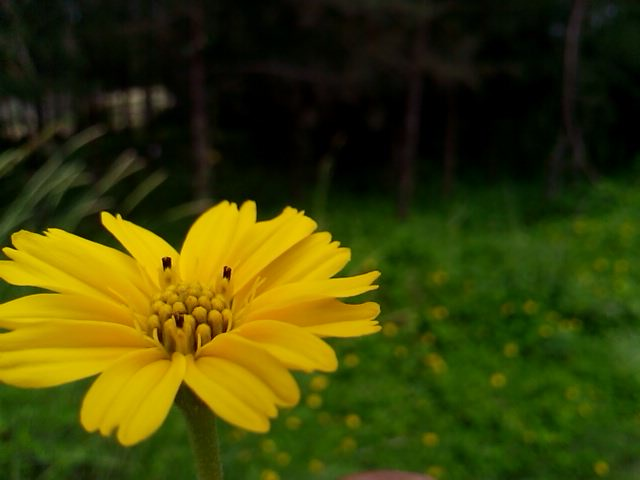
#> input picture adaptive_modules/mertens/ExposureFusion/image_set/jpeg/flower.jpeg, 640 x 480 px
$ python mertens_candidate_v2_backup.py --under ExposureFusion/image_set/jpeg/flower.jpeg --normal ExposureFusion/image_set/jpeg/flower.jpeg --over ExposureFusion/image_set/jpeg/flower.jpeg --output out.png   (older library calls are emulated)
#> lines starting #> are read from the running program, lines starting #| are printed output that depends on the picture
#!/usr/bin/env python3

"""
MERTENS CANDIDATE V2
====================

Clean experimental implementation for the adaptive FreeMEF system.

Uses the cloned Mertens repository's core concepts:

    contrast
    saturation
    well-exposedness

Then performs stable modern multi-resolution Laplacian blending.

IMPORTANT:
    - Does NOT modify the original cloned repository.
    - Does NOT modify V3.3.
    - Uses the same three exposures:
        Under / Normal / Over
"""

import os
import sys
import cv2
import numpy as np


EPS = 1e-8

PROJECT_ROOT = os.path.abspath(
    os.path.join(
        os.path.dirname(__file__),
        "..",
        ".."
    )
)

CLONED_REPO = os.path.join(
    PROJECT_ROOT,
    "adaptive_modules",
    "mertens",
    "ExposureFusion"
)


# ============================================================
# IMAGE I/O
# ============================================================

def read_image(path):

    image = cv2.imread(
        path,
        cv2.IMREAD_COLOR
    )

    if image is None:
        raise FileNotFoundError(
            f"Could not read image:\n{path}"
        )

    return image.astype(
        np.float32
    ) / 255.0


def save_image(path, image):

    image = np.nan_to_num(
        image,
        nan=0.0,
        posinf=1.0,
        neginf=0.0
    )

    image = np.clip(
        image,
        0.0,
        1.0
    )

    output = (
        image * 255.0
    ).astype(
        np.uint8
    )

    os.makedirs(
        os.path.dirname(path),
        exist_ok=True
    )

    ok = cv2.imwrite(
        path,
        output,
        [
            cv2.IMWRITE_JPEG_QUALITY,
            100
        ]
    )

    if not ok:
        raise RuntimeError(
            f"Could not save:\n{path}"
        )


# ============================================================
# LUMINANCE
# ============================================================

def luminance(image):

    return (
        0.0722 * image[:, :, 0]
        +
        0.7152 * image[:, :, 1]
        +
        0.2126 * image[:, :, 2]
    ).astype(
        np.float32
    )


# ============================================================
# MERTENS CONTRAST
# ============================================================

def contrast_weight(image):

    gray = (
        luminance(image) * 255.0
    ).astype(
        np.uint8
    )

    lap = cv2.Laplacian(
        gray,
        cv2.CV_32F,
        ksize=3
    )

    weight = np.abs(
        lap
    )

    weight = cv2.GaussianBlur(
        weight,
        (0, 0),
        1.0
    )

    maximum = np.max(
        weight
    )

    if maximum > EPS:

        weight /= maximum

    return np.maximum(
        weight,
        EPS
    )


# ============================================================
# MERTENS SATURATION
# ============================================================

def saturation_weight(image):

    mean = np.mean(
        image,
        axis=2
    )

    saturation = np.sqrt(
        np.mean(
            (
                image
                -
                mean[:, :, None]
            ) ** 2,
            axis=2
        )
    )

    maximum = np.max(
        saturation
    )

    if maximum > EPS:

        saturation /= maximum

    return np.maximum(
        saturation,
        EPS
    )


# ============================================================
# MERTENS WELL-EXPOSEDNESS
# ============================================================

def exposedness_weight(image):

    sigma = 0.20

    red = image[:, :, 2]
    green = image[:, :, 1]
    blue = image[:, :, 0]

    red_exp = np.exp(
        -(
            (red - 0.5) ** 2
        )
        /
        (
            2.0 * sigma ** 2
        )
    )

    green_exp = np.exp(
        -(
            (green - 0.5) ** 2
        )
        /
        (
            2.0 * sigma ** 2
        )
    )

    blue_exp = np.exp(
        -(
            (blue - 0.5) ** 2
        )
        /
        (
            2.0 * sigma ** 2
        )
    )

    return np.maximum(
        red_exp *
        green_exp *
        blue_exp,
        EPS
    )


# ============================================================
# BUILD MERTENS WEIGHTS
# ============================================================

def build_weights(
    under,
    normal,
    over,
    wc=1.0,
    ws=1.0,
    we=1.0
):

    images = [
        under,
        normal,
        over
    ]

    weights = []

    for image in images:

        contrast = contrast_weight(
            image
        )

        saturation = saturation_weight(
            image
        )

        exposedness = exposedness_weight(
            image
        )

        weight = (
            contrast ** wc
            *
            saturation ** ws
            *
            exposedness ** we
        )

        weights.append(
            weight.astype(
                np.float32
            )
        )

    total = (
        weights[0]
        +
        weights[1]
        +
        weights[2]
        +
        EPS
    )

    weights = [
        weights[0] / total,
        weights[1] / total,
        weights[2] / total
    ]

    return weights


# ============================================================
# PYRAMID HELPERS
# ============================================================

def gaussian_pyramid(
    image,
    levels
):

    pyramid = [
        image.astype(
            np.float32
        )
    ]

    current = pyramid[0]

    for _ in range(
        1,
        levels
    ):

        current = cv2.pyrDown(
            current
        )

        pyramid.append(
            current
        )

    return pyramid


def laplacian_pyramid(
    image,
    levels
):

    gaussian = gaussian_pyramid(
        image,
        levels
    )

    pyramid = []

    for i in range(
        levels - 1
    ):

        expanded = cv2.pyrUp(
            gaussian[i + 1],
            dstsize=(
                gaussian[i].shape[1],
                gaussian[i].shape[0]
            )
        )

        lap = (
            gaussian[i]
            -
            expanded
        )

        pyramid.append(
            lap
        )

    pyramid.append(
        gaussian[-1]
    )

    return pyramid


# ============================================================
# MULTI-RESOLUTION FUSION
# ============================================================

def pyramid_fusion(
    images,
    weights,
    levels=6
):

    laplacians = [
        laplacian_pyramid(
            image,
            levels
        )
        for image in images
    ]

    weight_pyramids = [
        gaussian_pyramid(
            weight,
            levels
        )
        for weight in weights
    ]

    fused_levels = []

    for level in range(
        levels
    ):

        fused = np.zeros_like(
            laplacians[0][level],
            dtype=np.float32
        )

        for image_index in range(3):

            weight = (
                weight_pyramids[
                    image_index
                ][level]
            )

            fused += (
                laplacians[
                    image_index
                ][level]
                *
                weight[:, :, None]
            )

        fused_levels.append(
            fused
        )

    result = fused_levels[-1]

    for level in range(
        levels - 2,
        -1,
        -1
    ):

        result = cv2.pyrUp(
            result,
            dstsize=(
                fused_levels[
                    level
                ].shape[1],

                fused_levels[
                    level
                ].shape[0]
            )
        )

        result += fused_levels[
            level
        ]

    return np.clip(
        result,
        0.0,
        1.0
    )


# ============================================================
# NORMAL-ANCHOR SAFETY
# ============================================================

def protect_normal_brightness(
    fused,
    normal,
    strength=0.15
):

    fused_lum = luminance(
        fused
    )

    normal_lum = luminance(
        normal
    )

    ratio = (
        normal_lum + EPS
    ) / (
        fused_lum + EPS
    )

    ratio = np.clip(
        ratio,
        0.92,
        1.08
    )

    correction = (
        1.0
        +
        strength *
        (ratio - 1.0)
    )

    return np.clip(
        fused *
        correction[:, :, None],
        0.0,
        1.0
    )


# ============================================================
# MAIN MERTENS CANDIDATE
# ============================================================

def run_mertens_v2(
    under_path,
    normal_path,
    over_path,
    output_path,
    working_width=1600,
    levels=6
):

#> called with output_path = 'out.png', working_width = 1600, levels = 6
    print()
    print("=" * 60)
    print("MERTENS CANDIDATE V2")
    print("STABLE MULTI-RESOLUTION FUSION")
    print("=" * 60)

    print()

    print(
        "Cloned repository reference:"
    )

    print(
        CLONED_REPO
    )

    under = read_image(
        under_path
    )
#> in read_image, image is the input picture: shape (480, 640, 3); mean B, G, R 5.4, 64.9, 61.7

    normal = read_image(
        normal_path
    )

    over = read_image(
        over_path
    )

    original_h, original_w = (
        normal.shape[:2]
    )
#> original_h = 480; original_w = 640

    print()

    print(
        f"Original resolution: "
        f"{original_w} x {original_h}"
    )
#| Original resolution: 640 x 480

    # --------------------------------------------------------
    # Working resolution
    # --------------------------------------------------------

    if original_w > working_width:

        scale = (
            working_width /
            float(original_w)
        )

        work_w = int(
            round(
                original_w *
                scale
            )
        )

        work_h = int(
            round(
                original_h *
                scale
            )
        )

        under = cv2.resize(
            under,
            (work_w, work_h),
            interpolation=cv2.INTER_AREA
        )

        normal = cv2.resize(
            normal,
            (work_w, work_h),
            interpolation=cv2.INTER_AREA
        )

        over = cv2.resize(
            over,
            (work_w, work_h),
            interpolation=cv2.INTER_AREA
        )

    else:

        work_h, work_w = (
            normal.shape[:2]
        )
#> work_h = 480; work_w = 640

    print(
        f"Working resolution: "
        f"{work_w} x {work_h}"
    )
#| Working resolution: 640 x 480

    print()

    # --------------------------------------------------------
    # Mertens weighting
    # --------------------------------------------------------

    print(
        "Calculating Mertens weights..."
    )

    weights = build_weights(
        under,
        normal,
        over
    )
#> the loop in build_weights, `for image in images: ` made 3 passes
#> pass 1, in contrast_weight, `gray = ( luminance(image) * 255.0 ).astype( np.uint8 )`:
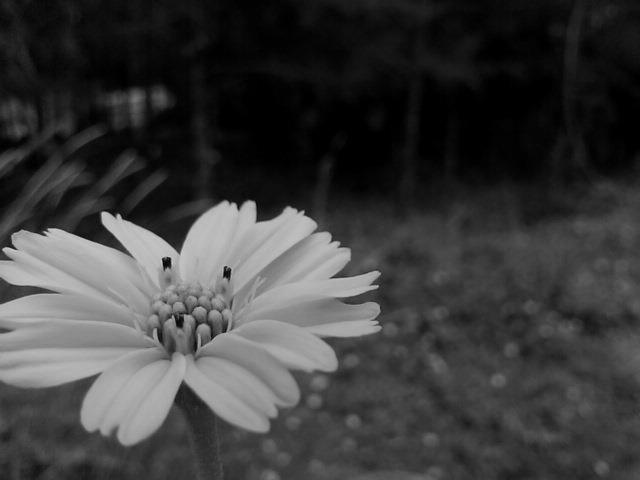
#> gray: shape (480, 640); min 0, max 205, mean 59.4
#> pass 1, in contrast_weight, `weight = cv2.GaussianBlur( weight, (0, 0), 1.0 )`:
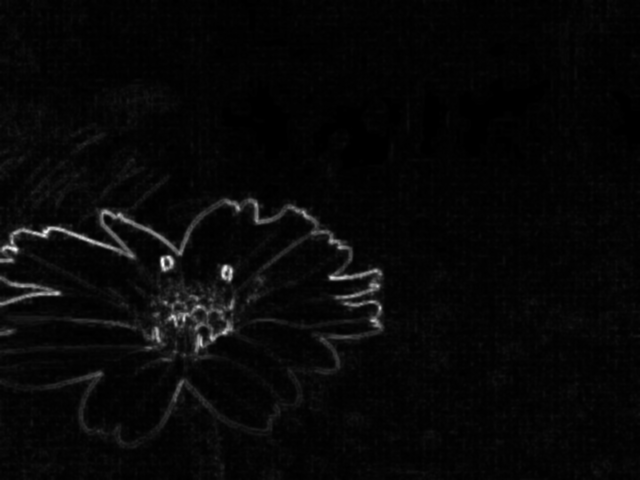
#> weight: shape (480, 640) float32; min 0, max 302.2, mean 9.6; drawn with min black and max white
#> after the loop in build_weights, `for image in images:`: weights = 3 items
#> weights = 3 items

    print(
        "Mertens weights calculated."
    )

    print()

    print(
        "Running stable Laplacian "
        "multi-resolution fusion..."
    )

    fused = pyramid_fusion(
        [
            under,
            normal,
            over
        ],
        weights,
        levels=levels
    )
#> after the loop in gaussian_pyramid, `for _ in range(`: pyramid = 6 items
#> the loop in laplacian_pyramid, `for i in range( levels - 1 ): ` made 5 passes
#> pass 2, in laplacian_pyramid, `lap = ( gaussian[i] - expanded )`:
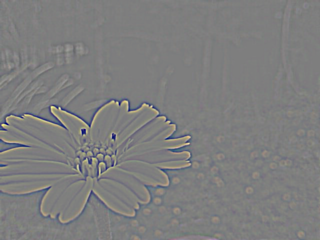
#> lap: shape (240, 320, 3) float32; mean of channels 0, 1, 2 1.29e-05, -4.34e-06, 2.79e-06; drawn with min black and max white
#> after the loop in laplacian_pyramid, `for i in range(`: pyramid = 5 items
#> the loop in laplacian_pyramid (call 2), `for i in range( levels - 1 ): ` made 5 passes
#> pass 3, in laplacian_pyramid (call 2), `lap = ( gaussian[i] - expanded )`:
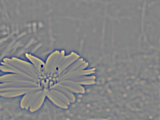
#> lap: shape (120, 160, 3) float32; mean of channels 0, 1, 2 7.06e-05, -2.63e-05, 1.95e-05; drawn with min black and max white
#> in pyramid_fusion, `laplacians = [ laplacian_pyramid( image, levels ) for image in images ]`: laplacians = 3 items
#> call 4 of gaussian_pyramid, with levels = 6
#> in gaussian_pyramid (call 4), `current = pyramid[0]`:
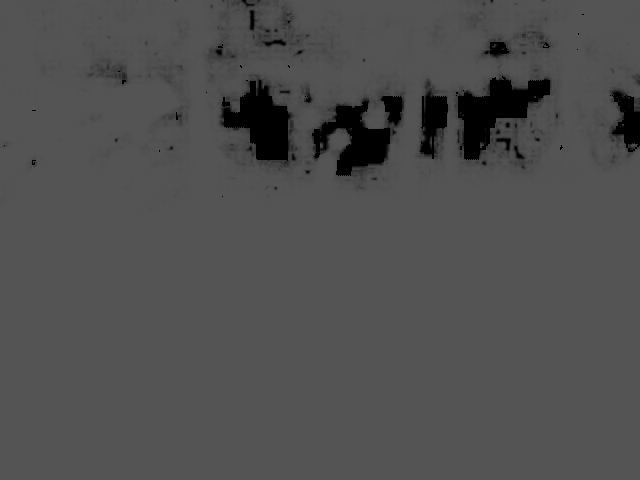
#> current: shape (480, 640) float32; min 8.48e-13, max 0.333, mean 0.313
#> after the loop in pyramid_fusion, `for level in range(`: fused_levels = 6 items

    # --------------------------------------------------------
    # Normal protection
    # --------------------------------------------------------

    print(
        "Protecting natural normal-exposure brightness..."
    )

    fused = protect_normal_brightness(
        fused,
        normal,
        strength=0.15
    )
#> in protect_normal_brightness, `ratio = ( normal_lum + EPS ) / ( fused_lum + EPS )`:
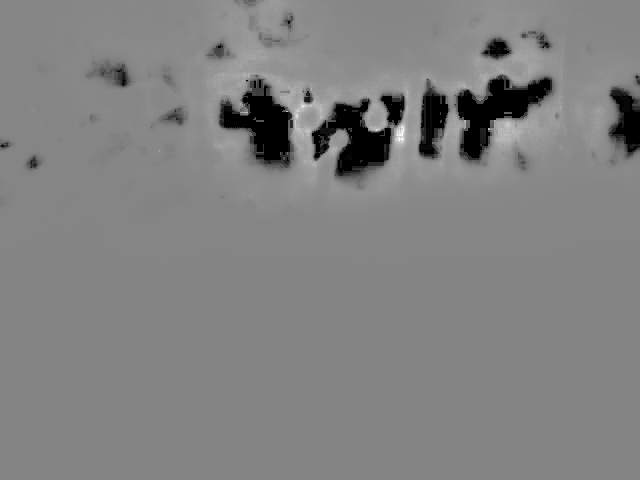
#> ratio: shape (480, 640) float32; min 4.37e-07, max 1.92, mean 0.975; drawn with min black and max white
#> in protect_normal_brightness, `ratio = np.clip( ratio, 0.92, 1.08 )`:
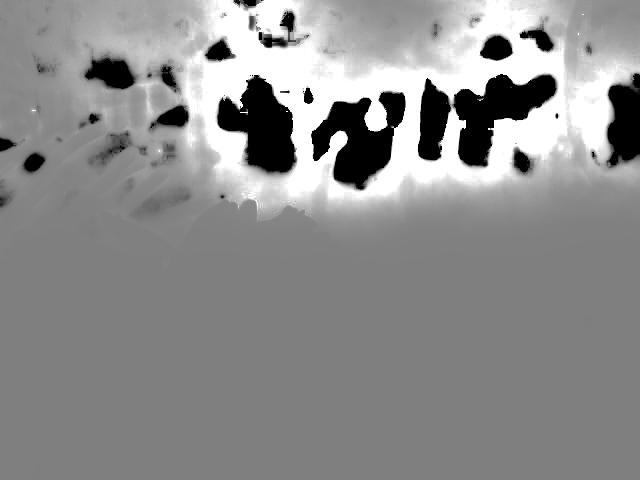
#> ratio: shape (480, 640) float32; min 0.92, max 1.08, mean 1.01; drawn with min black and max white

    # --------------------------------------------------------
    # Restore original resolution
    # --------------------------------------------------------

    if fused.shape[:2] != (
        original_h,
        original_w
    ):

        fused = cv2.resize(
            fused,
            (
                original_w,
                original_h
            ),
            interpolation=cv2.INTER_CUBIC
        )

    fused = np.clip(
        fused,
        0.0,
        1.0
    )

    # --------------------------------------------------------
    # Save
    # --------------------------------------------------------

    save_image(
        output_path,
        fused
    )

    print()
    print("=" * 60)
    print("MERTENS V2 COMPLETE")
    print("=" * 60)

    print()

    print(
        f"Output:\n"
        f"{output_path}"
    )

    print()

    print(
        "Mean weights:"
    )

    print(
        f"Under  : "
        f"{weights[0].mean():.4f}"
    )
#| Under  : 0.3135

    print(
        f"Normal : "
        f"{weights[1].mean():.4f}"
    )
#| Normal : 0.3135

    print(
        f"Over   : "
        f"{weights[2].mean():.4f}"
    )
#| Over   : 0.3135

    return output_path


# ============================================================
# TEST SCENE005
# ============================================================

if __name__ == "__main__":

    import argparse

    parser = argparse.ArgumentParser(
        description="Mertens V2 exposure fusion"
    )

    parser.add_argument(
        "--under",
        required=True,
        help="Underexposed image"
    )

    parser.add_argument(
        "--normal",
        required=True,
        help="Normal exposure image"
    )

    parser.add_argument(
        "--over",
        required=True,
        help="Overexposed image"
    )

    parser.add_argument(
        "--output",
        required=True,
        help="Output image path"
    )

    parser.add_argument(
        "--working-width",
        type=int,
        default=1600,
        help="Maximum working width"
    )

    parser.add_argument(
        "--levels",
        type=int,
        default=6,
        help="Laplacian pyramid levels"
    )

    args = parser.parse_args()

    run_mertens_v2(
        args.under,
        args.normal,
        args.over,
        args.output,
        working_width=args.working_width,
        levels=args.levels
    )
